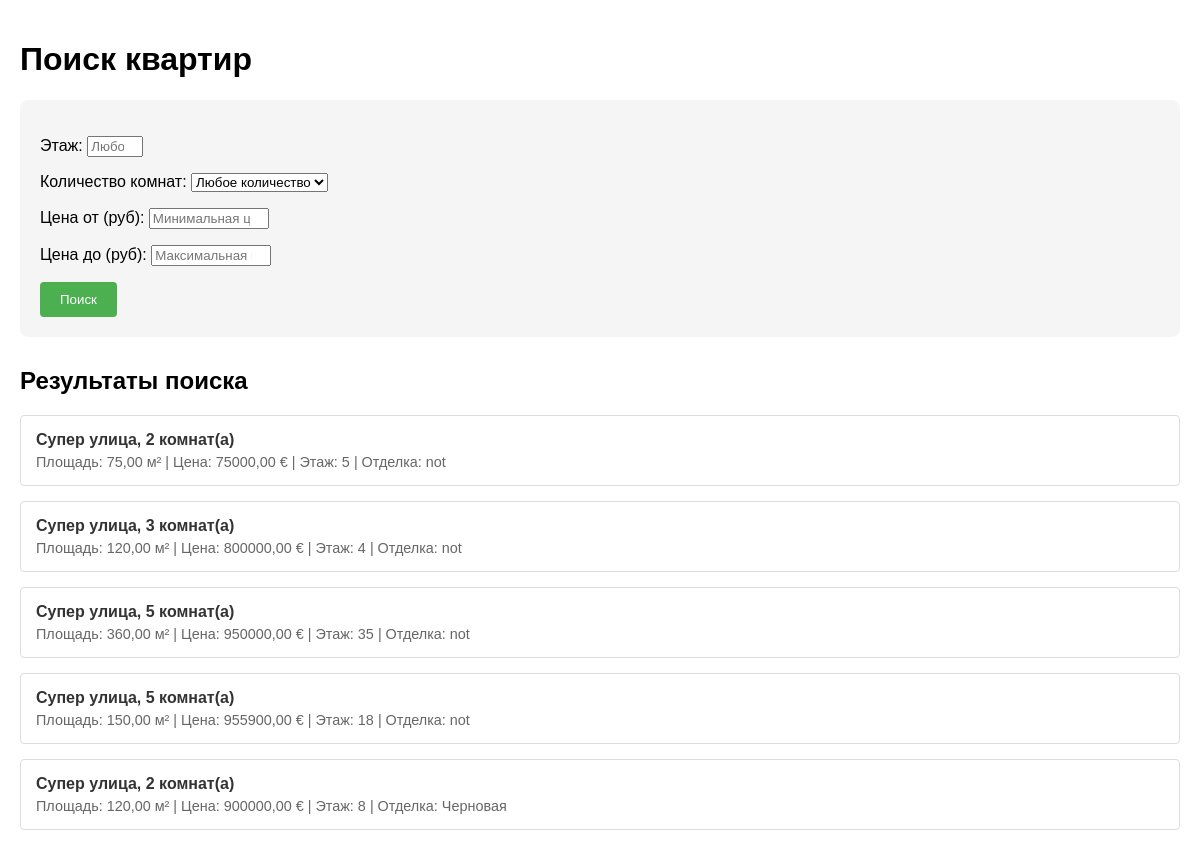
/apartments/search/, run on an earlier commit of the app's database.
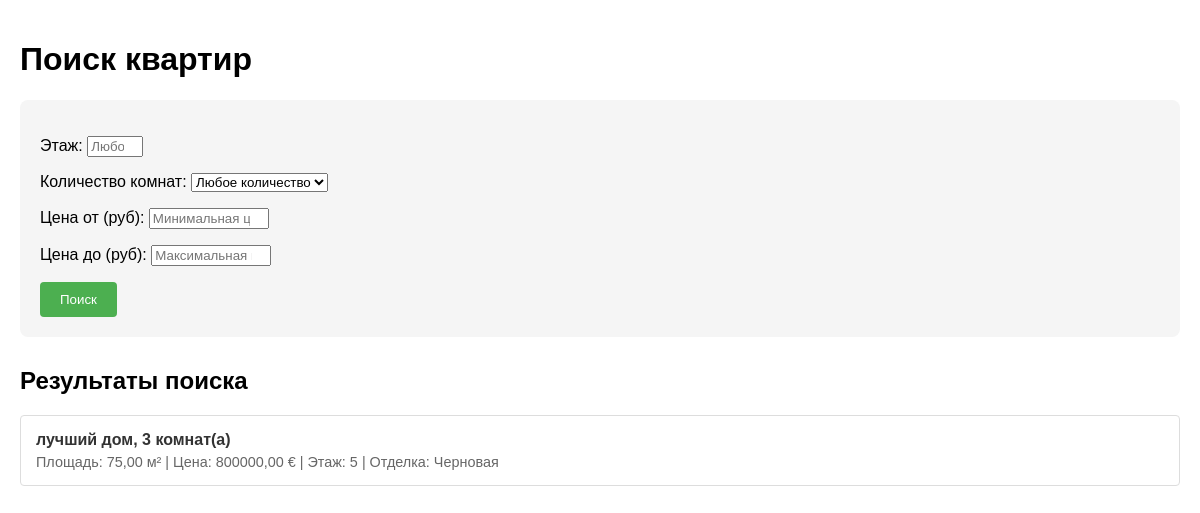
And on a later commit of the database.
### diplomapp/models.py (models this page shows, shortened)
class Apartment(models.Model):
    FINISHING_CHOICES = [
        ('', 'Любая отделка'),
        ('черновая', 'Черновая'),
        ('чистовая', 'Чистовая'),
        ('евро', 'Евроремонт'),
        ('дизайнерский', 'Дизайнерский'),
    ]
    building = models.ForeignKey(Building, on_delete=models.CASCADE)
    price = models.DecimalField(max_digits=10, decimal_places=2)
    bedrooms = models.IntegerField()
    square_footage = models.DecimalField(max_digits=6, decimal_places=2)
    description = models.TextField()
    image = models.ImageField(upload_to='apartments/images/', null=True, blank=True)
    is_sold = models.BooleanField(default=False)
    created_at = models.DateTimeField(auto_now_add=True)
    updated_at = models.DateTimeField(auto_now=True)
    is_active = models.BooleanField(default=True)
    sold_date = models.DateField(null=True, blank=True)
    floor = models.IntegerField(null=True, blank=True)
    finishing = models.CharField(
        max_length=20,
        choices=FINISHING_CHOICES,
        default='',
        verbose_name='Тип отделки'
    )
    user = models.ForeignKey(User, on_delete=models.SET_NULL, null=True, blank=True)
    allow_multiple_purchases = models.BooleanField(default=False)

class Building(models.Model):
    address = models.CharField(max_length=200)
    district = models.ForeignKey(District, on_delete=models.CASCADE)
    year_built = models.IntegerField()
    image = models.ImageField(upload_to='buildings/', null=True, blank=True)

### diplomapp/views.py (the view)
# urls.py: path('search/', views.apartment_search, name='apartment_search'),
def apartment_search(request):
    form = ApartmentSearchForm(request.GET)
    apartments = Apartment.objects.all()
    if form.is_valid():
        if floor := form.cleaned_data.get('floor'):
            apartments = apartments.filter(floor=floor)
        if bedrooms := form.cleaned_data.get('bedrooms'):
            apartments = apartments.filter(bedrooms=bedrooms)
        if price_min := form.cleaned_data.get('price_min'):
            apartments = apartments.filter(price__gte=price_min)
        if price_max := form.cleaned_data.get('price_max'):
            apartments = apartments.filter(price__lte=price_max)
        if finishing := form.cleaned_data.get('finishing'):
            apartments = apartments.filter(description__icontains=finishing)
    return render(request, 'diplomapp/apartment_search.html', {
        'form': form,
        'apartments': apartments
    })

### diplomapp/templates/diplomapp/apartment_search.html (shortened to what this page needs)
<!DOCTYPE html>
<html>
<head>
</head>
<body>
    <h1>Поиск квартир</h1>
    <div class="search-form">
        <form method="get">
            {{ form.as_p }}
            <button type="submit">Поиск</button>
        </form>
    </div>
    <h2>Результаты поиска</h2>
    {% if apartments %}
    <ul class="apartments-list">
        {% for apartment in apartments %}
        <li>
            <a href="{% url 'apartment_detail' apartment.pk %}">
                {{ apartment.building.address }}, {{ apartment.bedrooms }} комнат(а)
            </a>
            <div class="apartment-info">
                Площадь: {{ apartment.square_footage }} м² |
                Цена: {{ apartment.price }} € |
                Этаж: {{ apartment.floor }} |
                Отделка: {{ apartment.get_finishing_display }}
            </div>
        </li>
        {% endfor %}
    </ul>
    {% else %}
    <p class="no-results">Квартиры не найдены. Попробуйте изменить параметры поиска.</p>
    {% endif %}
</body>
</html>

### diplomapp/templates/diplomapp/apartment_search.html (style rules this page uses)
body { font-family: Arial, sans-serif; max-width: 1200px; margin: 0 auto; padding: 20px; }
.search-form { background: #f5f5f5; padding: 20px; border-radius: 8px; margin-bottom: 30px; }
.search-form button { background: #4CAF50; color: white; border: none; padding: 10px 20px; border-radius: 4px; cursor: pointer; }
.apartments-list { list-style: none; padding: 0; }
.apartments-list li { margin-bottom: 15px; padding: 15px; border: 1px solid #ddd; border-radius: 4px; }
.apartments-list li a { text-decoration: none; color: #333; font-weight: bold; }
.apartment-info { margin-top: 5px; font-size: 0.9em; color: #666; }

What changed in the data, as far as the page shows it:
removed Apartment: building.address "Супер улица", bedrooms "2", square_footage "75,00", price "75000,00", floor "5", finishing "not"
removed Apartment: building.address "Супер улица", bedrooms "3", square_footage "120,00", price "800000,00", floor "4", finishing "not"
removed Apartment: building.address "Супер улица", bedrooms "5", square_footage "360,00", price "950000,00", floor "35", finishing "not"
removed Apartment: building.address "Супер улица", bedrooms "5", square_footage "150,00", price "955900,00", floor "18", finishing "not"
removed Apartment: building.address "Супер улица", bedrooms "2", square_footage "120,00", price "900000,00", floor "8", finishing "Черновая"
added Apartment: building.address "лучший дом", bedrooms "3", square_footage "75,00", price "800000,00", floor "5", finishing "Черновая"
